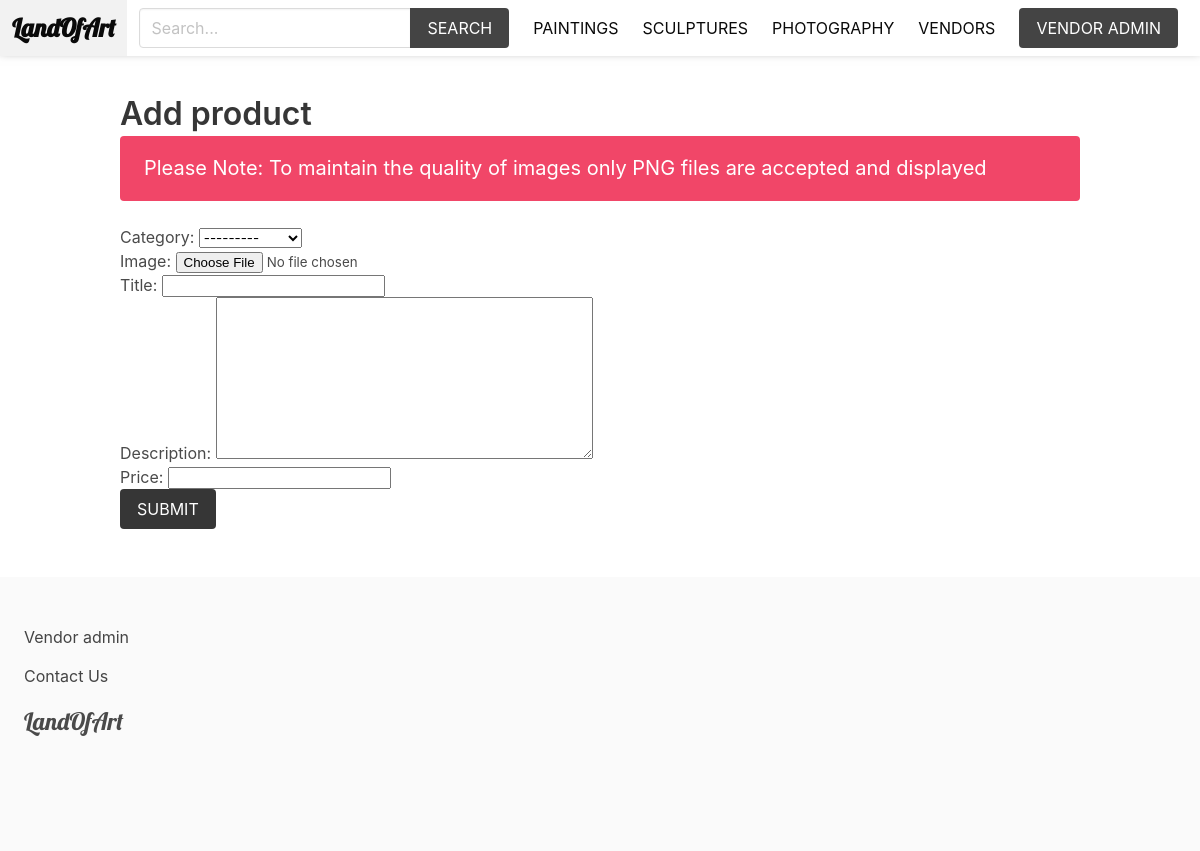
Page /vendors/add-product/ (signed in) on the committed database.
### apps/product/models.py (models this page shows)
class Category(models.Model):
    title = models.CharField(max_length=255)
    slug = models.SlugField(max_length=255)
    ordering = models.IntegerField(default=0)
    class Meta:
        ordering = ['ordering']
    def __str__(self):
        return self.title

### apps/vendor/views.py (the view)
# urls.py: path('add-product/', views.add_product, name='add_product'),
@login_required
def add_product(request):
    if request.method == 'POST':
        form = ProductForm(request.POST, request.FILES)
        if form.is_valid():
            product = form.save(commit=False)
            product.vendor = request.user.vendor
            product.slug = slugify(product.title)
            product.save()
            return redirect('vendor_admin')
    else:
        form = ProductForm()
    return render(request, 'vendor/add_product.html', {'form': form})

### apps/vendor/forms.py
class ProductForm(ModelForm):
    class Meta:
        model = Product
        fields = ['category', 'image', 'title', 'description', 'price']

### apps/cart/cart.py (called while the page is built)
    def __len__(self):
        return sum(item['quantity'] for item in self.cart.values())

### apps/cart/context_processors.py (called while the page is built)
def cart(request):
    return {'cart': Cart(request)}

### apps/product/context_processors.py (called while the page is built)
def menu_categories(request):
    categories = Category.objects.all()
    return{'menu_categories': categories}

### apps/vendor/templates/vendor/add_product.html (shortened to what this page needs)
{% extends 'core/base.html' %}
{% block content %}
    <h1 class="title mt-6">Add product</h1>
    <h2 class="subtitle notification is-danger">Please Note: To maintain the quality of images only PNG files are accepted and displayed</h2>
    <form method="post" action="." enctype="multipart/form-data">
        {{ form.as_p }}
        <div class="field">
            <div class="control">
                <button class="button is-dark is-uppercase">Submit</button>
            </div>
        </div>
    </form>
{% endblock %}

### apps/core/templates/core/base.html (shortened to what this page needs)
{% load static %}
<!DOCTYPE html>
<html lang="en">
<head>
    <link rel="stylesheet" href="https://cdn.jsdelivr.net/npm/bulma@0.9.1/css/bulma.min.css">
    <link rel="stylesheet" href="{% static 'styles/main.css' %}">
</head>
<body>
     <nav class="navbar is-white">
            <div class="navbar-brand">
                <a href="/" class="navbar-item"><strong>LandOfArt</strong></a>
            </div>
            <div class="navbar-menu" id="main-navbar">
                <div class="navbar-end">
                    <div class="navbar-item">
                        <form action="{% url 'search' %}" method="get">
                        <div class="field has-addons">
                            <div class="control">
                                <input type="text" class="input" placeholder="Search..." name="query">
                            </div>
                            <div class="control">
                                <button class="button is-dark is-uppercase">Search</button>
                            </div>
                        </div>
                    </form>
                    </div>
                </div>
                <div class="navbar-end">
                    {% for category in menu_categories %}
                    <a href="{% url 'category' category.slug %}" class="navbar-item"> {{ category.title }}</a>
                    {% endfor %}
                    <a href="{% url 'vendors' %}" class="navbar-item">Vendors</a>
                    <div class="navbar-item">
                    {% if request.user.is_authenticated %}
                        <a href="{% url 'vendor_admin' %}" class="button is-dark">Vendor admin</a>
                    {% else %}
                        <a href="{% url 'info_vendor' %}" class="navbar-item">Become vendor</a>
                    {% endif %}
                    </div>
                    <div class="navbar-item">
                    </div>
                </div>
            </div>
        </nav>
        <section class="section ">
            <div class="container">
                {% block content %}
                {% endblock %}
            </div>
        </section>
         <footer class="footer">
                {% if request.user.is_authenticated %}
                    <a href="{% url 'vendor_admin' %}">Vendor admin</a>
                {% else %}
                    <a href="{% url 'info_vendor' %}">Become vendor</a>
                {% endif %} <br>
                <a href="{% url 'contact' %}" >Contact Us</a>
<h3 class="is-size-4 mb-4 loa">LandOfArt</h3>
        </footer>
</body>
</html>

### static/styles/main.css (style rules this page uses)
.navbar-menu { text-transform: uppercase; }
.navbar .is-dark { background: #444; }
.footer a { margin-bottom: 15px; display: inline-block; color: #444; }

### apps/core/templates/core/base.html (style rules this page uses)
.navbar { position: fixed; width: 100%; box-shadow: 0px -5px 10px 0px rgba(0, 0, 0, 0.5); }
a strong { font-family: 'Lobster', cursive; font-size: 25px; }
.loa { font-family: 'Lobster', cursive; }

### rows in the picture
Category: title "PAINTINGS"
Category: title "SCULPTURES"
Category: title "PHOTOGRAPHY"
